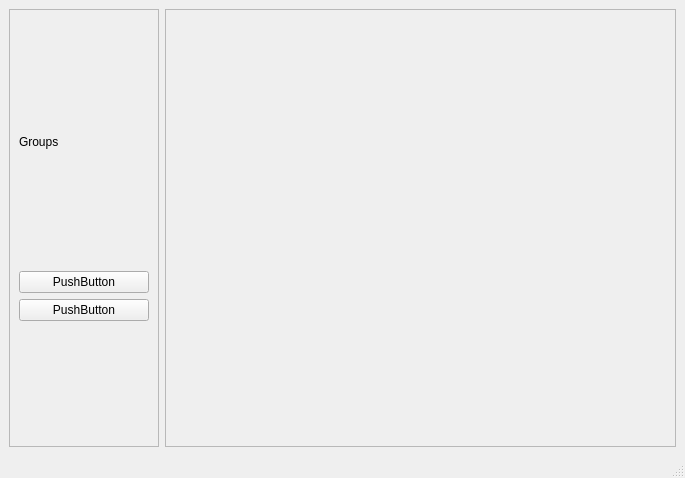
<?xml version="1.0" encoding="UTF-8"?>
<ui version="4.0">
 <class>MainWindow</class>
 <widget class="QMainWindow" name="MainWindow">
  <property name="geometry">
   <rect>
    <x>0</x>
    <y>0</y>
    <width>685</width>
    <height>478</height>
   </rect>
  </property>
  <property name="minimumSize">
   <size>
    <width>400</width>
    <height>450</height>
   </size>
  </property>
  <property name="windowTitle">
   <string>MainWindow</string>
  </property>
  <widget class="QWidget" name="main">
   <layout class="QHBoxLayout" name="horizontalLayout">
    <item>
     <widget class="QFrame" name="frame">
      <property name="sizePolicy">
       <sizepolicy hsizetype="Fixed" vsizetype="Preferred">
        <horstretch>0</horstretch>
        <verstretch>0</verstretch>
       </sizepolicy>
      </property>
      <property name="minimumSize">
       <size>
        <width>150</width>
        <height>0</height>
       </size>
      </property>
      <property name="frameShape">
       <enum>QFrame::StyledPanel</enum>
      </property>
      <property name="frameShadow">
       <enum>QFrame::Raised</enum>
      </property>
      <layout class="QVBoxLayout" name="verticalLayout_2">
       <item>
        <widget class="QLabel" name="label">
         <property name="sizePolicy">
          <sizepolicy hsizetype="Preferred" vsizetype="Preferred">
           <horstretch>0</horstretch>
           <verstretch>0</verstretch>
          </sizepolicy>
         </property>
         <property name="maximumSize">
          <size>
           <width>16777215</width>
           <height>16</height>
          </size>
         </property>
         <property name="text">
          <string>Groups</string>
         </property>
        </widget>
       </item>
       <item>
        <layout class="QVBoxLayout" name="verticalLayout_3">
         <property name="sizeConstraint">
          <enum>QLayout::SetDefaultConstraint</enum>
         </property>
         <item>
          <widget class="QPushButton" name="pushButton_2">
           <property name="text">
            <string>PushButton</string>
           </property>
          </widget>
         </item>
         <item>
          <widget class="QPushButton" name="pushButton">
           <property name="text">
            <string>PushButton</string>
           </property>
          </widget>
         </item>
        </layout>
       </item>
      </layout>
     </widget>
    </item>
    <item>
     <widget class="QFrame" name="frame_2">
      <property name="minimumSize">
       <size>
        <width>0</width>
        <height>0</height>
       </size>
      </property>
      <property name="frameShape">
       <enum>QFrame::StyledPanel</enum>
      </property>
      <property name="frameShadow">
       <enum>QFrame::Raised</enum>
      </property>
      <layout class="QVBoxLayout" name="verticalLayout_4"/>
     </widget>
    </item>
   </layout>
  </widget>
  <widget class="QMenuBar" name="menubar">
   <property name="geometry">
    <rect>
     <x>0</x>
     <y>0</y>
     <width>685</width>
     <height>22</height>
    </rect>
   </property>
  </widget>
  <widget class="QStatusBar" name="statusbar"/>
 </widget>
 <resources/>
 <connections/>
</ui>
